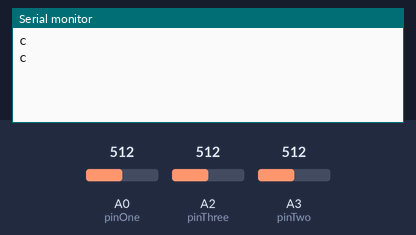
This sketch was run on a simulated Arduino Uno, built with avr-gcc and run on an emulated ATmega328P. On the bench: the last lines printed to the serial monitor. The inputs (shaded band) are chosen by the test bench; at power-on: A0 (pinOne) = 512, A2 (pinThree) = 512, A3 (pinTwo) = 512.

Above: at 1.8 s.
1.9 s: A0 (pinOne) set to 166
At 2.6 s:
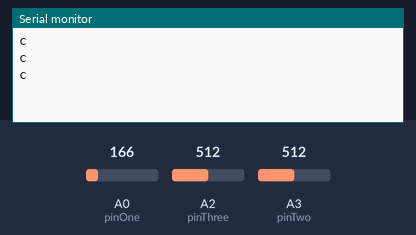
3.4 s: A0 (pinOne) set to 142
At 4.8 s:
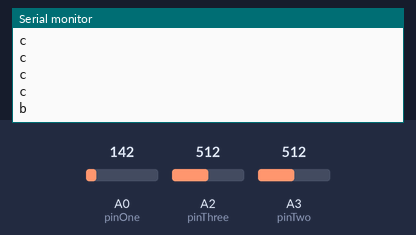
6.5 s: A2 (pinThree) set to 163
At 7.7 s:
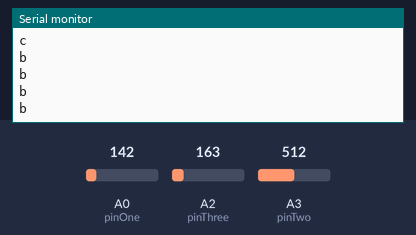
8.0 s: A2 (pinThree) set to 139
At 8.4 s:
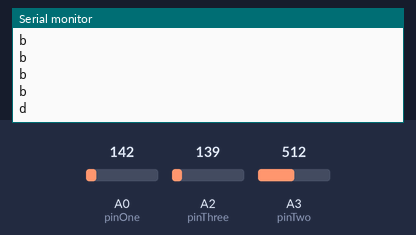

Measured:
- the behaviour switches between 150 and 149 on A0 (pinOne) (found by bisection; images 1 and 2)
- the behaviour switches between 150 and 149 on A2 (pinThree) (found by bisection; images 3 and 4)
- after the input at 3.4 s, the serial monitor: prints a new line after 0.60 s (image 2)
- after the input at 8.0 s, the serial monitor: prints a new line at once (image 4)

The sketch:

transmitterCode01.ino
```cpp
//arduino 1 - transmitter
int readOne = 0;
int readTwo = 0;
int readThree = 0;

int pinOne = 0;
int pinTwo = 3;
int pinThree = 2;

int thresOne = 150;
int thresTwo = 150;
int thresThree = 150;

int startTime = millis();

void setup()
{
  Serial.begin(9600);
  pinMode(pinOne, INPUT);
  pinMode(pinTwo, INPUT);
  pinMode(pinThree, INPUT);
}

void loop()
{
  //read and assign values
  readOne = analogRead(pinOne);
  readTwo = analogRead(pinTwo);
  readThree = analogRead(pinThree);


  //check if sitting
  if(readThree < thresThree)  //if the user is not sitting
  {
    Serial.println('d');                      //turn off the screen and let the comp now it
    startTime = millis();                //reset the thirty-minute timer to the current time, as the user has just taken a break
  }
  else                                                    //if the user is sitting
  {
    if( readOne < thresOne && readTwo < thresTwo)      //if both sensors return that the user has bad posture
    { //check if posture wrong
      Serial.println('a');                    //a means "turn the monitor off"
    }
    else if(readOne < thresOne || readTwo < thresTwo) //if only one sensor returns that the user has bad posture
    {
      Serial.println('b');                    //b means "create a popup"
    }
    else                                          //if the user has good posuture
    {
      Serial.println('c');                    //c means "the user's posture is okay"
    }
  }
    delay(1000);
}
```
